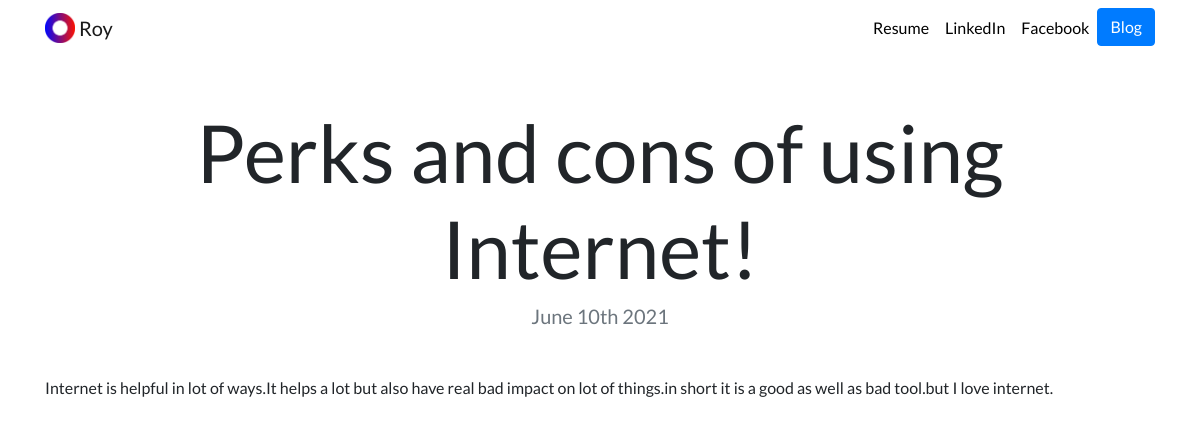
Page /blog/3/ on the committed database.
### blog/models.py (models this page shows, shortened)
class Blog(models.Model):
    title = models.CharField(max_length=200)
    blog = models.TextField()
    date = models.DateField()

### blog/views.py (the view)
# urls.py: path('<int:blog_id>/',views.detail,name='detail'),
def detail(request,blog_id):
    blog = get_object_or_404(Blog,pk= blog_id)
    return render(request ,'blog/detail.html',{'blog':blog})

### blog/templates/blog/detail.html
{% extends "portfolio/base.html" %}
{% load static %}
{% block content %}
<h1 class="text-center mt-5" id="blogdetailtitle">{{ blog.title }}</h1>
<h5 class="text-center text-muted mb-5">{{ blog.date|date:'F jS Y' }}</h5>
{{ blog.blog|safe }}
{% endblock %}

### portfolio/static/custom.css (style rules this page uses)
body { font-family: 'Lato', sans-serif; }
@media (min-width: 992px) { #blogdetailtitle { font-size: 5rem; } }

### rows in the picture
Blog: title "Perks and cons of using Internet!", date "June 10th 2021", blog "Internet is helpful in lot of ways.It helps a lot but also have real bad impact on lot of things.in short it is a good as well as bad tool.but I love internet."
